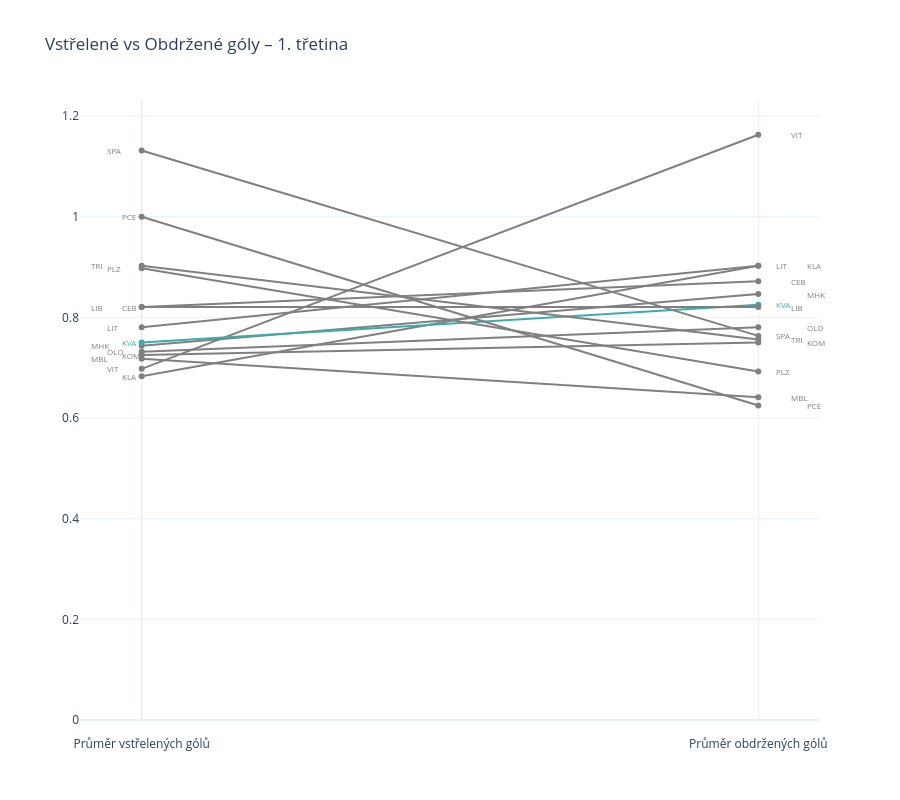
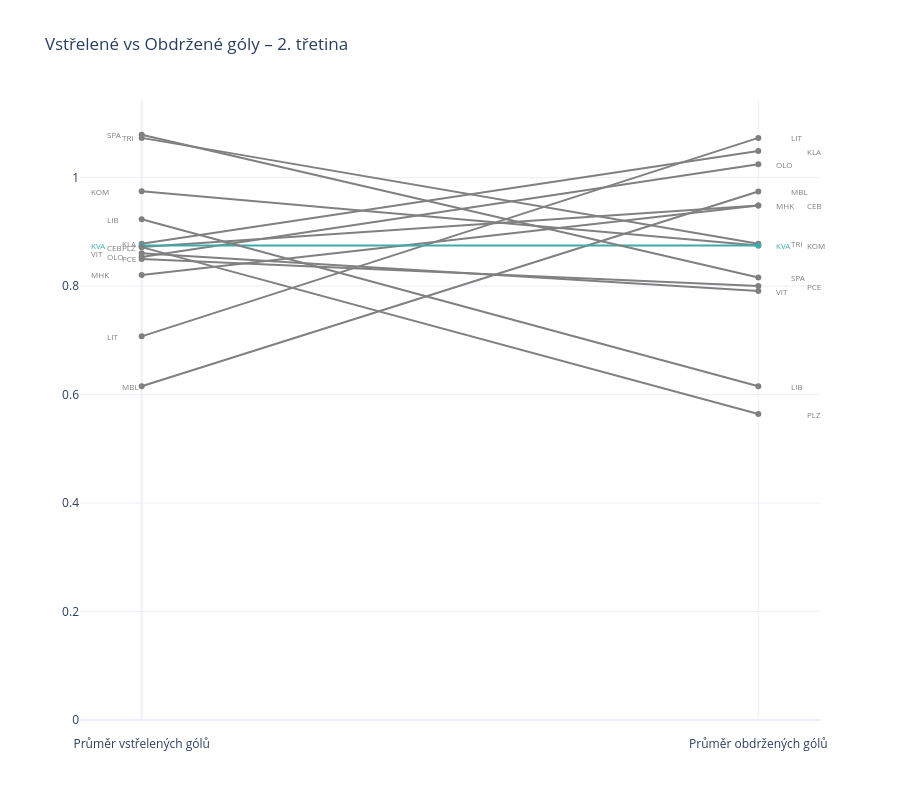
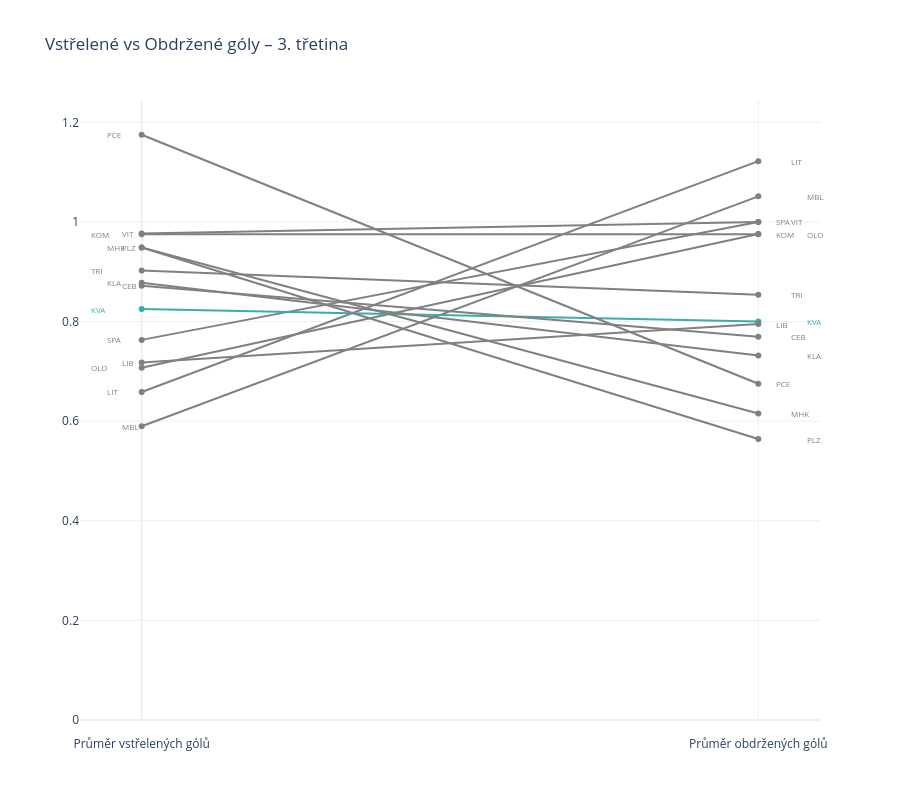
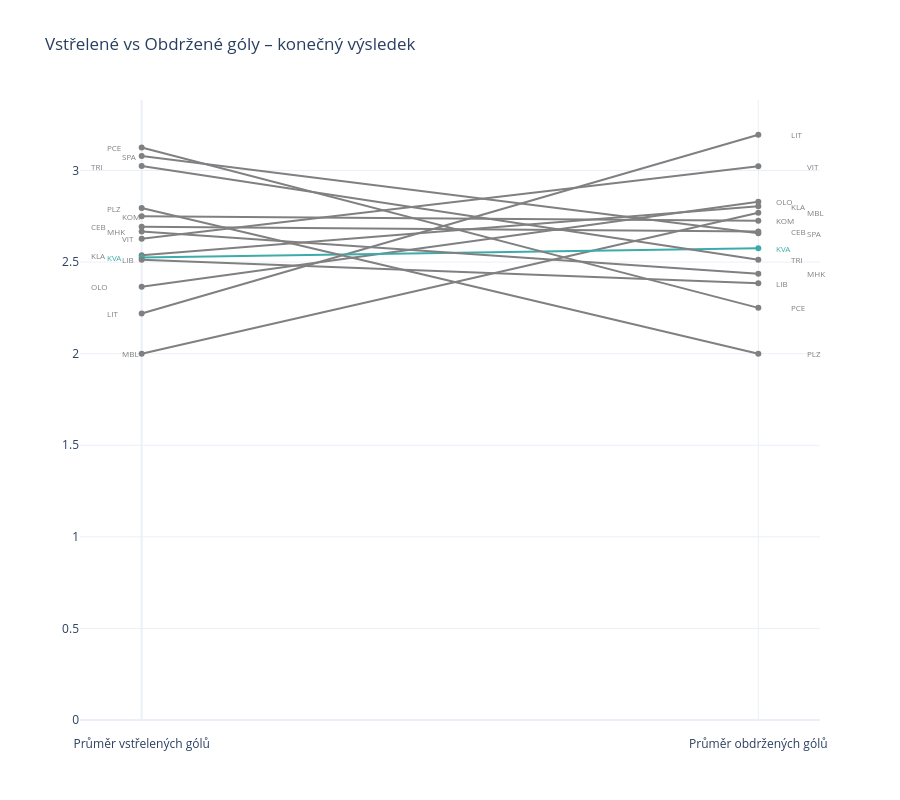

The code cell stored with these charts, in order, in its notebook:
### Code cell
for period in team_period["period"].unique():
    df_period = team_period[team_period["period"] == period]

    offset_r = define_offset(df_period, "gaa", "team")
    offset_l = define_offset(df_period, "gfa", "team")
    actual_label = "konečný výsledek" if period == "F" else f"{period}. třetina"
    
    fig = go.Figure()
    
    for team in offset_r.keys():
        team_data = df_period[df_period["team"] == team]
        color = "rgb(59,172,170)" if team == "KVA" else "gray"
        
        fig.add_trace(go.Scatter(
            x=[0, 1], 
            y=[team_data["gfa"].values[0], team_data["gaa"].values[0]],
            mode="lines+markers",
            name=team,
            line=dict(color=color, width=2, )
        ))
        
        fig.add_annotation(
            x=1.05+offset_r[team],  
            y=team_data["gaa"].values[0],
            text=team,
            showarrow=False,
            xanchor="left",
            font=dict(color=color, size=8)
        )

        fig.add_annotation(
            x=-0.06+offset_l[team],  
            y=team_data["gfa"].values[0],
            text=team,
            showarrow=False,
            xanchor="left",
            font=dict(color=color, size=8)
        )
    
    fig.update_layout(
        title=f"Vstřelené vs Obdržené góly – {actual_label}",
        xaxis=dict(
            tickvals=[0, 1],
            ticktext=["Průměr vstřelených gólů", "Průměr obdržených gólů"],
            range=[-0.1, 1.1],
            ticklabelposition="outside",
            ticklabelstandoff=15 
        ),
        yaxis=dict(
            rangemode="tozero", #dtick=0.1,
                  ),
        height=800,
        showlegend=False
    )
    
    fig.show()

### Figure 1 — Plotly figure (JSON) as saved in the notebook; plotly's stock layout.template omitted (floating-point values rounded to 4 significant figures)
{"data": [{"line": {"color": "gray", "width": 2}, "mode": "lines+markers", "name": "VIT", "type": "scatter", "x": [0, 1], "y": [0.6977, 1.163]}, {"line": {"color": "gray", "width": 2}, "mode": "lines+markers", "name": "KLA", "type": "scatter", "x": [0, 1], "y": [0.6829, 0.9024]}, {"line": {"color": "gray", "width": 2}, "mode": "lines+markers", "name": "LIT", "type": "scatter", "x": [0, 1], "y": [0.7805, 0.9024]}, {"line": {"color": "gray", "width": 2}, "mode": "lines+markers", "name": "CEB", "type": "scatter", "x": [0, 1], "y": [0.8205, 0.8718]}, {"line": {"color": "gray", "width": 2}, "mode": "lines+markers", "name": "MHK", "type": "scatter", "x": [0, 1], "y": [0.7436, 0.8462]}, {"line": {"color": "rgb(59,172,170)", "width": 2}, "mode": "lines+markers", "name": "KVA", "type": "scatter", "x": [0, 1], "y": [0.75, 0.825]}, {"line": {"color": "gray", "width": 2}, "mode": "lines+markers", "name": "LIB", "type": "scatter", "x": [0, 1], "y": [0.8205, 0.8205]}, {"line": {"color": "gray", "width": 2}, "mode": "lines+markers", "name": "OLO", "type": "scatter", "x": [0, 1], "y": [0.7317, 0.7805]}, {"line": {"color": "gray", "width": 2}, "mode": "lines+markers", "name": "SPA", "type": "scatter", "x": [0, 1], "y": [1.132, 0.7632]}, {"line": {"color": "gray", "width": 2}, "mode": "lines+markers", "name": "TRI", "type": "scatter", "x": [0, 1], "y": [0.9024, 0.7561]}, {"line": {"color": "gray", "width": 2}, "mode": "lines+markers", "name": "KOM", "type": "scatter", "x": [0, 1], "y": [0.725, 0.75]}, {"line": {"color": "gray", "width": 2}, "mode": "lines+markers", "name": "PLZ", "type": "scatter", "x": [0, 1], "y": [0.8974, 0.6923]}, {"line": {"color": "gray", "width": 2}, "mode": "lines+markers", "name": "MBL", "type": "scatter", "x": [0, 1], "y": [0.7179, 0.641]}, {"line": {"color": "gray", "width": 2}, "mode": "lines+markers", "name": "PCE", "type": "scatter", "x": [0, 1], "y": [1, 0.625]}], "layout": {"annotations": [{"font": {"color": "gray", "size": 8}, "showarrow": false, "text": "VIT", "x": 1.05, "xanchor": "left", "y": 1.163}, {"font": {"color": "gray", "size": 8}, "showarrow": false, "text": "VIT", "x": -0.06, "xanchor": "left", "y": 0.6977}, {"font": {"color": "gray", "size": 8}, "showarrow": false, "text": "KLA", "x": 1.075, "xanchor": "left", "y": 0.9024}, {"font": {"color": "gray", "size": 8}, "showarrow": false, "text": "KLA", "x": -0.035, "xanchor": "left", "y": 0.6829}, {"font": {"color": "gray", "size": 8}, "showarrow": false, "text": "LIT", "x": 1.025, "xanchor": "left", "y": 0.9024}, {"font": {"color": "gray", "size": 8}, "showarrow": false, "text": "LIT", "x": -0.06, "xanchor": "left", "y": 0.7805}, {"font": {"color": "gray", "size": 8}, "showarrow": false, "text": "CEB", "x": 1.05, "xanchor": "left", "y": 0.8718}, {"font": {"color": "gray", "size": 8}, "showarrow": false, "text": "CEB", "x": -0.035, "xanchor": "left", "y": 0.8205}, {"font": {"color": "gray", "size": 8}, "showarrow": false, "text": "MHK", "x": 1.075, "xanchor": "left", "y": 0.8462}, {"font": {"color": "gray", "size": 8}, "showarrow": false, "text": "MHK", "x": -0.085, "xanchor": "left", "y": 0.7436}, {"font": {"color": "rgb(59,172,170)", "size": 8}, "showarrow": false, "text": "KVA", "x": 1.025, "xanchor": "left", "y": 0.825}, {"font": {"color": "rgb(59,172,170)", "size": 8}, "showarrow": false, "text": "KVA", "x": -0.035, "xanchor": "left", "y": 0.75}, {"font": {"color": "gray", "size": 8}, "showarrow": false, "text": "LIB", "x": 1.05, "xanchor": "left", "y": 0.8205}, {"font": {"color": "gray", "size": 8}, "showarrow": false, "text": "LIB", "x": -0.085, "xanchor": "left", "y": 0.8205}, {"font": {"color": "gray", "size": 8}, "showarrow": false, "text": "OLO", "x": 1.075, "xanchor": "left", "y": 0.7805}, {"font": {"color": "gray", "size": 8}, "showarrow": false, "text": "OLO", "x": -0.06, "xanchor": "left", "y": 0.7317}, {"font": {"color": "gray", "size": 8}, "showarrow": false, "text": "SPA", "x": 1.025, "xanchor": "left", "y": 0.7632}, {"font": {"color": "gray", "size": 8}, "showarrow": false, "text": "SPA", "x": -0.06, "xanchor": "left", "y": 1.132}, {"font": {"color": "gray", "size": 8}, "showarrow": false, "text": "TRI", "x": 1.05, "xanchor": "left", "y": 0.7561}, {"font": {"color": "gray", "size": 8}, "showarrow": false, "text": "TRI", "x": -0.085, "xanchor": "left", "y": 0.9024}, {"font": {"color": "gray", "size": 8}, "showarrow": false, "text": "KOM", "x": 1.075, "xanchor": "left", "y": 0.75}, {"font": {"color": "gray", "size": 8}, "showarrow": false, "text": "KOM", "x": -0.035, "xanchor": "left", "y": 0.725}, {"font": {"color": "gray", "size": 8}, "showarrow": false, "text": "PLZ", "x": 1.025, "xanchor": "left", "y": 0.6923}, {"font": {"color": "gray", "size": 8}, "showarrow": false, "text": "PLZ", "x": -0.06, "xanchor": "left", "y": 0.8974}, {"font": {"color": "gray", "size": 8}, "showarrow": false, "text": "MBL", "x": 1.05, "xanchor": "left", "y": 0.641}, {"font": {"color": "gray", "size": 8}, "showarrow": false, "text": "MBL", "x": -0.085, "xanchor": "left", "y": 0.7179}, {"font": {"color": "gray", "size": 8}, "showarrow": false, "text": "PCE", "x": 1.075, "xanchor": "left", "y": 0.625}, {"font": {"color": "gray", "size": 8}, "showarrow": false, "text": "PCE", "x": -0.035, "xanchor": "left", "y": 1}], "height": 800, "showlegend": false, "title": {"text": "Vstřelené vs Obdržené góly – 1. třetina"}, "xaxis": {"range": [-0.1, 1.1], "ticklabelposition": "outside", "ticklabelstandoff": 15, "ticktext": ["Průměr vstřelených gólů", "Průměr obdržených gólů"], "tickvals": [0, 1]}, "yaxis": {"rangemode": "tozero"}}}

### Figure 2 — Plotly figure (JSON) as saved in the notebook; plotly's stock layout.template omitted (floating-point values rounded to 4 significant figures)
{"data": [{"line": {"color": "gray", "width": 2}, "mode": "lines+markers", "name": "LIT", "type": "scatter", "x": [0, 1], "y": [0.7073, 1.073]}, {"line": {"color": "gray", "width": 2}, "mode": "lines+markers", "name": "KLA", "type": "scatter", "x": [0, 1], "y": [0.878, 1.049]}, {"line": {"color": "gray", "width": 2}, "mode": "lines+markers", "name": "OLO", "type": "scatter", "x": [0, 1], "y": [0.8537, 1.024]}, {"line": {"color": "gray", "width": 2}, "mode": "lines+markers", "name": "MBL", "type": "scatter", "x": [0, 1], "y": [0.6154, 0.9744]}, {"line": {"color": "gray", "width": 2}, "mode": "lines+markers", "name": "CEB", "type": "scatter", "x": [0, 1], "y": [0.8718, 0.9487]}, {"line": {"color": "gray", "width": 2}, "mode": "lines+markers", "name": "MHK", "type": "scatter", "x": [0, 1], "y": [0.8205, 0.9487]}, {"line": {"color": "gray", "width": 2}, "mode": "lines+markers", "name": "TRI", "type": "scatter", "x": [0, 1], "y": [1.073, 0.878]}, {"line": {"color": "gray", "width": 2}, "mode": "lines+markers", "name": "KOM", "type": "scatter", "x": [0, 1], "y": [0.975, 0.875]}, {"line": {"color": "rgb(59,172,170)", "width": 2}, "mode": "lines+markers", "name": "KVA", "type": "scatter", "x": [0, 1], "y": [0.875, 0.875]}, {"line": {"color": "gray", "width": 2}, "mode": "lines+markers", "name": "SPA", "type": "scatter", "x": [0, 1], "y": [1.079, 0.8158]}, {"line": {"color": "gray", "width": 2}, "mode": "lines+markers", "name": "PCE", "type": "scatter", "x": [0, 1], "y": [0.85, 0.8]}, {"line": {"color": "gray", "width": 2}, "mode": "lines+markers", "name": "VIT", "type": "scatter", "x": [0, 1], "y": [0.8605, 0.7907]}, {"line": {"color": "gray", "width": 2}, "mode": "lines+markers", "name": "LIB", "type": "scatter", "x": [0, 1], "y": [0.9231, 0.6154]}, {"line": {"color": "gray", "width": 2}, "mode": "lines+markers", "name": "PLZ", "type": "scatter", "x": [0, 1], "y": [0.8718, 0.5641]}], "layout": {"annotations": [{"font": {"color": "gray", "size": 8}, "showarrow": false, "text": "LIT", "x": 1.05, "xanchor": "left", "y": 1.073}, {"font": {"color": "gray", "size": 8}, "showarrow": false, "text": "LIT", "x": -0.06, "xanchor": "left", "y": 0.7073}, {"font": {"color": "gray", "size": 8}, "showarrow": false, "text": "KLA", "x": 1.075, "xanchor": "left", "y": 1.049}, {"font": {"color": "gray", "size": 8}, "showarrow": false, "text": "KLA", "x": -0.035, "xanchor": "left", "y": 0.878}, {"font": {"color": "gray", "size": 8}, "showarrow": false, "text": "OLO", "x": 1.025, "xanchor": "left", "y": 1.024}, {"font": {"color": "gray", "size": 8}, "showarrow": false, "text": "OLO", "x": -0.06, "xanchor": "left", "y": 0.8537}, {"font": {"color": "gray", "size": 8}, "showarrow": false, "text": "MBL", "x": 1.05, "xanchor": "left", "y": 0.9744}, {"font": {"color": "gray", "size": 8}, "showarrow": false, "text": "MBL", "x": -0.035, "xanchor": "left", "y": 0.6154}, {"font": {"color": "gray", "size": 8}, "showarrow": false, "text": "CEB", "x": 1.075, "xanchor": "left", "y": 0.9487}, {"font": {"color": "gray", "size": 8}, "showarrow": false, "text": "CEB", "x": -0.06, "xanchor": "left", "y": 0.8718}, {"font": {"color": "gray", "size": 8}, "showarrow": false, "text": "MHK", "x": 1.025, "xanchor": "left", "y": 0.9487}, {"font": {"color": "gray", "size": 8}, "showarrow": false, "text": "MHK", "x": -0.085, "xanchor": "left", "y": 0.8205}, {"font": {"color": "gray", "size": 8}, "showarrow": false, "text": "TRI", "x": 1.05, "xanchor": "left", "y": 0.878}, {"font": {"color": "gray", "size": 8}, "showarrow": false, "text": "TRI", "x": -0.035, "xanchor": "left", "y": 1.073}, {"font": {"color": "gray", "size": 8}, "showarrow": false, "text": "KOM", "x": 1.075, "xanchor": "left", "y": 0.875}, {"font": {"color": "gray", "size": 8}, "showarrow": false, "text": "KOM", "x": -0.085, "xanchor": "left", "y": 0.975}, {"font": {"color": "rgb(59,172,170)", "size": 8}, "showarrow": false, "text": "KVA", "x": 1.025, "xanchor": "left", "y": 0.875}, {"font": {"color": "rgb(59,172,170)", "size": 8}, "showarrow": false, "text": "KVA", "x": -0.085, "xanchor": "left", "y": 0.875}, {"font": {"color": "gray", "size": 8}, "showarrow": false, "text": "SPA", "x": 1.05, "xanchor": "left", "y": 0.8158}, {"font": {"color": "gray", "size": 8}, "showarrow": false, "text": "SPA", "x": -0.06, "xanchor": "left", "y": 1.079}, {"font": {"color": "gray", "size": 8}, "showarrow": false, "text": "PCE", "x": 1.075, "xanchor": "left", "y": 0.8}, {"font": {"color": "gray", "size": 8}, "showarrow": false, "text": "PCE", "x": -0.035, "xanchor": "left", "y": 0.85}, {"font": {"color": "gray", "size": 8}, "showarrow": false, "text": "VIT", "x": 1.025, "xanchor": "left", "y": 0.7907}, {"font": {"color": "gray", "size": 8}, "showarrow": false, "text": "VIT", "x": -0.085, "xanchor": "left", "y": 0.8605}, {"font": {"color": "gray", "size": 8}, "showarrow": false, "text": "LIB", "x": 1.05, "xanchor": "left", "y": 0.6154}, {"font": {"color": "gray", "size": 8}, "showarrow": false, "text": "LIB", "x": -0.06, "xanchor": "left", "y": 0.9231}, {"font": {"color": "gray", "size": 8}, "showarrow": false, "text": "PLZ", "x": 1.075, "xanchor": "left", "y": 0.5641}, {"font": {"color": "gray", "size": 8}, "showarrow": false, "text": "PLZ", "x": -0.035, "xanchor": "left", "y": 0.8718}], "height": 800, "showlegend": false, "title": {"text": "Vstřelené vs Obdržené góly – 2. třetina"}, "xaxis": {"range": [-0.1, 1.1], "ticklabelposition": "outside", "ticklabelstandoff": 15, "ticktext": ["Průměr vstřelených gólů", "Průměr obdržených gólů"], "tickvals": [0, 1]}, "yaxis": {"rangemode": "tozero"}}}

### Figure 3 — Plotly figure (JSON) as saved in the notebook; plotly's stock layout.template omitted (floating-point values rounded to 4 significant figures)
{"data": [{"line": {"color": "gray", "width": 2}, "mode": "lines+markers", "name": "LIT", "type": "scatter", "x": [0, 1], "y": [0.6585, 1.122]}, {"line": {"color": "gray", "width": 2}, "mode": "lines+markers", "name": "MBL", "type": "scatter", "x": [0, 1], "y": [0.5897, 1.051]}, {"line": {"color": "gray", "width": 2}, "mode": "lines+markers", "name": "SPA", "type": "scatter", "x": [0, 1], "y": [0.7632, 1]}, {"line": {"color": "gray", "width": 2}, "mode": "lines+markers", "name": "VIT", "type": "scatter", "x": [0, 1], "y": [0.9767, 1]}, {"line": {"color": "gray", "width": 2}, "mode": "lines+markers", "name": "OLO", "type": "scatter", "x": [0, 1], "y": [0.7073, 0.9756]}, {"line": {"color": "gray", "width": 2}, "mode": "lines+markers", "name": "KOM", "type": "scatter", "x": [0, 1], "y": [0.975, 0.975]}, {"line": {"color": "gray", "width": 2}, "mode": "lines+markers", "name": "TRI", "type": "scatter", "x": [0, 1], "y": [0.9024, 0.8537]}, {"line": {"color": "rgb(59,172,170)", "width": 2}, "mode": "lines+markers", "name": "KVA", "type": "scatter", "x": [0, 1], "y": [0.825, 0.8]}, {"line": {"color": "gray", "width": 2}, "mode": "lines+markers", "name": "LIB", "type": "scatter", "x": [0, 1], "y": [0.7179, 0.7949]}, {"line": {"color": "gray", "width": 2}, "mode": "lines+markers", "name": "CEB", "type": "scatter", "x": [0, 1], "y": [0.8718, 0.7692]}, {"line": {"color": "gray", "width": 2}, "mode": "lines+markers", "name": "KLA", "type": "scatter", "x": [0, 1], "y": [0.878, 0.7317]}, {"line": {"color": "gray", "width": 2}, "mode": "lines+markers", "name": "PCE", "type": "scatter", "x": [0, 1], "y": [1.175, 0.675]}, {"line": {"color": "gray", "width": 2}, "mode": "lines+markers", "name": "MHK", "type": "scatter", "x": [0, 1], "y": [0.9487, 0.6154]}, {"line": {"color": "gray", "width": 2}, "mode": "lines+markers", "name": "PLZ", "type": "scatter", "x": [0, 1], "y": [0.9487, 0.5641]}], "layout": {"annotations": [{"font": {"color": "gray", "size": 8}, "showarrow": false, "text": "LIT", "x": 1.05, "xanchor": "left", "y": 1.122}, {"font": {"color": "gray", "size": 8}, "showarrow": false, "text": "LIT", "x": -0.06, "xanchor": "left", "y": 0.6585}, {"font": {"color": "gray", "size": 8}, "showarrow": false, "text": "MBL", "x": 1.075, "xanchor": "left", "y": 1.051}, {"font": {"color": "gray", "size": 8}, "showarrow": false, "text": "MBL", "x": -0.035, "xanchor": "left", "y": 0.5897}, {"font": {"color": "gray", "size": 8}, "showarrow": false, "text": "SPA", "x": 1.025, "xanchor": "left", "y": 1}, {"font": {"color": "gray", "size": 8}, "showarrow": false, "text": "SPA", "x": -0.06, "xanchor": "left", "y": 0.7632}, {"font": {"color": "gray", "size": 8}, "showarrow": false, "text": "VIT", "x": 1.05, "xanchor": "left", "y": 1}, {"font": {"color": "gray", "size": 8}, "showarrow": false, "text": "VIT", "x": -0.035, "xanchor": "left", "y": 0.9767}, {"font": {"color": "gray", "size": 8}, "showarrow": false, "text": "OLO", "x": 1.075, "xanchor": "left", "y": 0.9756}, {"font": {"color": "gray", "size": 8}, "showarrow": false, "text": "OLO", "x": -0.085, "xanchor": "left", "y": 0.7073}, {"font": {"color": "gray", "size": 8}, "showarrow": false, "text": "KOM", "x": 1.025, "xanchor": "left", "y": 0.975}, {"font": {"color": "gray", "size": 8}, "showarrow": false, "text": "KOM", "x": -0.085, "xanchor": "left", "y": 0.975}, {"font": {"color": "gray", "size": 8}, "showarrow": false, "text": "TRI", "x": 1.05, "xanchor": "left", "y": 0.8537}, {"font": {"color": "gray", "size": 8}, "showarrow": false, "text": "TRI", "x": -0.085, "xanchor": "left", "y": 0.9024}, {"font": {"color": "rgb(59,172,170)", "size": 8}, "showarrow": false, "text": "KVA", "x": 1.075, "xanchor": "left", "y": 0.8}, {"font": {"color": "rgb(59,172,170)", "size": 8}, "showarrow": false, "text": "KVA", "x": -0.085, "xanchor": "left", "y": 0.825}, {"font": {"color": "gray", "size": 8}, "showarrow": false, "text": "LIB", "x": 1.025, "xanchor": "left", "y": 0.7949}, {"font": {"color": "gray", "size": 8}, "showarrow": false, "text": "LIB", "x": -0.035, "xanchor": "left", "y": 0.7179}, {"font": {"color": "gray", "size": 8}, "showarrow": false, "text": "CEB", "x": 1.05, "xanchor": "left", "y": 0.7692}, {"font": {"color": "gray", "size": 8}, "showarrow": false, "text": "CEB", "x": -0.035, "xanchor": "left", "y": 0.8718}, {"font": {"color": "gray", "size": 8}, "showarrow": false, "text": "KLA", "x": 1.075, "xanchor": "left", "y": 0.7317}, {"font": {"color": "gray", "size": 8}, "showarrow": false, "text": "KLA", "x": -0.06, "xanchor": "left", "y": 0.878}, {"font": {"color": "gray", "size": 8}, "showarrow": false, "text": "PCE", "x": 1.025, "xanchor": "left", "y": 0.675}, {"font": {"color": "gray", "size": 8}, "showarrow": false, "text": "PCE", "x": -0.06, "xanchor": "left", "y": 1.175}, {"font": {"color": "gray", "size": 8}, "showarrow": false, "text": "MHK", "x": 1.05, "xanchor": "left", "y": 0.6154}, {"font": {"color": "gray", "size": 8}, "showarrow": false, "text": "MHK", "x": -0.06, "xanchor": "left", "y": 0.9487}, {"font": {"color": "gray", "size": 8}, "showarrow": false, "text": "PLZ", "x": 1.075, "xanchor": "left", "y": 0.5641}, {"font": {"color": "gray", "size": 8}, "showarrow": false, "text": "PLZ", "x": -0.035, "xanchor": "left", "y": 0.9487}], "height": 800, "showlegend": false, "title": {"text": "Vstřelené vs Obdržené góly – 3. třetina"}, "xaxis": {"range": [-0.1, 1.1], "ticklabelposition": "outside", "ticklabelstandoff": 15, "ticktext": ["Průměr vstřelených gólů", "Průměr obdržených gólů"], "tickvals": [0, 1]}, "yaxis": {"rangemode": "tozero"}}}

### Figure 4 — Plotly figure (JSON) as saved in the notebook; plotly's stock layout.template omitted (floating-point values rounded to 4 significant figures)
{"data": [{"line": {"color": "gray", "width": 2}, "mode": "lines+markers", "name": "LIT", "type": "scatter", "x": [0, 1], "y": [2.22, 3.195]}, {"line": {"color": "gray", "width": 2}, "mode": "lines+markers", "name": "VIT", "type": "scatter", "x": [0, 1], "y": [2.628, 3.023]}, {"line": {"color": "gray", "width": 2}, "mode": "lines+markers", "name": "OLO", "type": "scatter", "x": [0, 1], "y": [2.366, 2.829]}, {"line": {"color": "gray", "width": 2}, "mode": "lines+markers", "name": "KLA", "type": "scatter", "x": [0, 1], "y": [2.537, 2.805]}, {"line": {"color": "gray", "width": 2}, "mode": "lines+markers", "name": "MBL", "type": "scatter", "x": [0, 1], "y": [2, 2.769]}, {"line": {"color": "gray", "width": 2}, "mode": "lines+markers", "name": "KOM", "type": "scatter", "x": [0, 1], "y": [2.75, 2.725]}, {"line": {"color": "gray", "width": 2}, "mode": "lines+markers", "name": "CEB", "type": "scatter", "x": [0, 1], "y": [2.692, 2.667]}, {"line": {"color": "gray", "width": 2}, "mode": "lines+markers", "name": "SPA", "type": "scatter", "x": [0, 1], "y": [3.079, 2.658]}, {"line": {"color": "rgb(59,172,170)", "width": 2}, "mode": "lines+markers", "name": "KVA", "type": "scatter", "x": [0, 1], "y": [2.525, 2.575]}, {"line": {"color": "gray", "width": 2}, "mode": "lines+markers", "name": "TRI", "type": "scatter", "x": [0, 1], "y": [3.024, 2.512]}, {"line": {"color": "gray", "width": 2}, "mode": "lines+markers", "name": "MHK", "type": "scatter", "x": [0, 1], "y": [2.667, 2.436]}, {"line": {"color": "gray", "width": 2}, "mode": "lines+markers", "name": "LIB", "type": "scatter", "x": [0, 1], "y": [2.513, 2.385]}, {"line": {"color": "gray", "width": 2}, "mode": "lines+markers", "name": "PCE", "type": "scatter", "x": [0, 1], "y": [3.125, 2.25]}, {"line": {"color": "gray", "width": 2}, "mode": "lines+markers", "name": "PLZ", "type": "scatter", "x": [0, 1], "y": [2.795, 2]}], "layout": {"annotations": [{"font": {"color": "gray", "size": 8}, "showarrow": false, "text": "LIT", "x": 1.05, "xanchor": "left", "y": 3.195}, {"font": {"color": "gray", "size": 8}, "showarrow": false, "text": "LIT", "x": -0.06, "xanchor": "left", "y": 2.22}, {"font": {"color": "gray", "size": 8}, "showarrow": false, "text": "VIT", "x": 1.075, "xanchor": "left", "y": 3.023}, {"font": {"color": "gray", "size": 8}, "showarrow": false, "text": "VIT", "x": -0.035, "xanchor": "left", "y": 2.628}, {"font": {"color": "gray", "size": 8}, "showarrow": false, "text": "OLO", "x": 1.025, "xanchor": "left", "y": 2.829}, {"font": {"color": "gray", "size": 8}, "showarrow": false, "text": "OLO", "x": -0.085, "xanchor": "left", "y": 2.366}, {"font": {"color": "gray", "size": 8}, "showarrow": false, "text": "KLA", "x": 1.05, "xanchor": "left", "y": 2.805}, {"font": {"color": "gray", "size": 8}, "showarrow": false, "text": "KLA", "x": -0.085, "xanchor": "left", "y": 2.537}, {"font": {"color": "gray", "size": 8}, "showarrow": false, "text": "MBL", "x": 1.075, "xanchor": "left", "y": 2.769}, {"font": {"color": "gray", "size": 8}, "showarrow": false, "text": "MBL", "x": -0.035, "xanchor": "left", "y": 2}, {"font": {"color": "gray", "size": 8}, "showarrow": false, "text": "KOM", "x": 1.025, "xanchor": "left", "y": 2.725}, {"font": {"color": "gray", "size": 8}, "showarrow": false, "text": "KOM", "x": -0.035, "xanchor": "left", "y": 2.75}, {"font": {"color": "gray", "size": 8}, "showarrow": false, "text": "CEB", "x": 1.05, "xanchor": "left", "y": 2.667}, {"font": {"color": "gray", "size": 8}, "showarrow": false, "text": "CEB", "x": -0.085, "xanchor": "left", "y": 2.692}, {"font": {"color": "gray", "size": 8}, "showarrow": false, "text": "SPA", "x": 1.075, "xanchor": "left", "y": 2.658}, {"font": {"color": "gray", "size": 8}, "showarrow": false, "text": "SPA", "x": -0.035, "xanchor": "left", "y": 3.079}, {"font": {"color": "rgb(59,172,170)", "size": 8}, "showarrow": false, "text": "KVA", "x": 1.025, "xanchor": "left", "y": 2.575}, {"font": {"color": "rgb(59,172,170)", "size": 8}, "showarrow": false, "text": "KVA", "x": -0.06, "xanchor": "left", "y": 2.525}, {"font": {"color": "gray", "size": 8}, "showarrow": false, "text": "TRI", "x": 1.05, "xanchor": "left", "y": 2.512}, {"font": {"color": "gray", "size": 8}, "showarrow": false, "text": "TRI", "x": -0.085, "xanchor": "left", "y": 3.024}, {"font": {"color": "gray", "size": 8}, "showarrow": false, "text": "MHK", "x": 1.075, "xanchor": "left", "y": 2.436}, {"font": {"color": "gray", "size": 8}, "showarrow": false, "text": "MHK", "x": -0.06, "xanchor": "left", "y": 2.667}, {"font": {"color": "gray", "size": 8}, "showarrow": false, "text": "LIB", "x": 1.025, "xanchor": "left", "y": 2.385}, {"font": {"color": "gray", "size": 8}, "showarrow": false, "text": "LIB", "x": -0.035, "xanchor": "left", "y": 2.513}, {"font": {"color": "gray", "size": 8}, "showarrow": false, "text": "PCE", "x": 1.05, "xanchor": "left", "y": 2.25}, {"font": {"color": "gray", "size": 8}, "showarrow": false, "text": "PCE", "x": -0.06, "xanchor": "left", "y": 3.125}, {"font": {"color": "gray", "size": 8}, "showarrow": false, "text": "PLZ", "x": 1.075, "xanchor": "left", "y": 2}, {"font": {"color": "gray", "size": 8}, "showarrow": false, "text": "PLZ", "x": -0.06, "xanchor": "left", "y": 2.795}], "height": 800, "showlegend": false, "title": {"text": "Vstřelené vs Obdržené góly – konečný výsledek"}, "xaxis": {"range": [-0.1, 1.1], "ticklabelposition": "outside", "ticklabelstandoff": 15, "ticktext": ["Průměr vstřelených gólů", "Průměr obdržených gólů"], "tickvals": [0, 1]}, "yaxis": {"rangemode": "tozero"}}}
